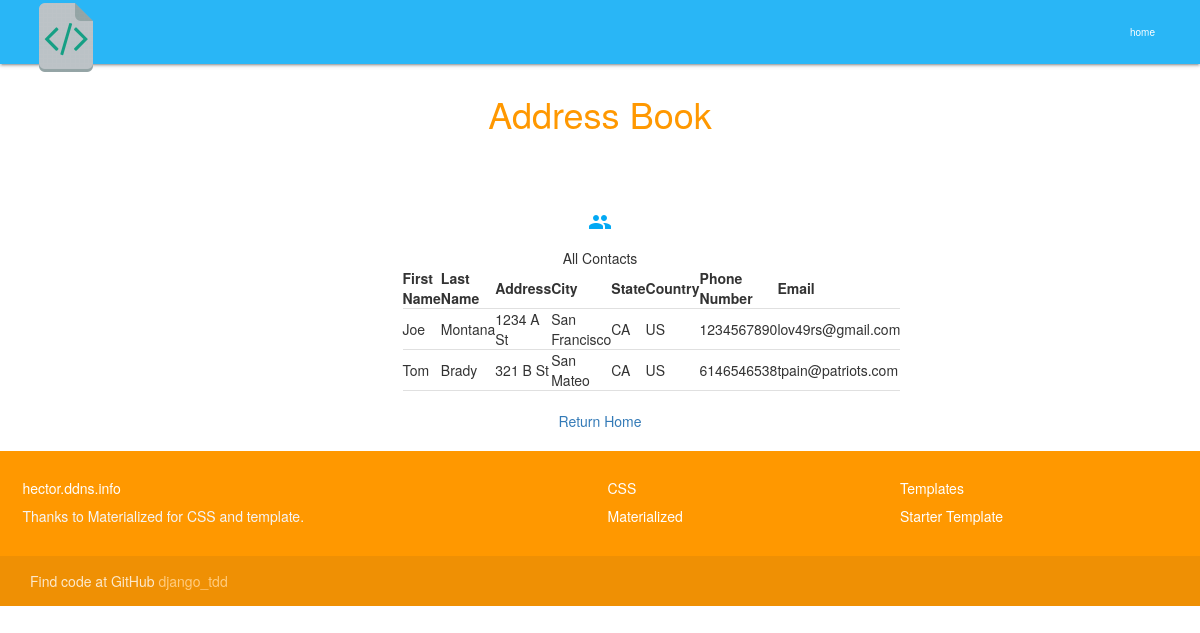
Page /all/ on the committed database.
### user_contacts/models.py (models this page shows, shortened)
class Phone(models.Model):
    person = models.ForeignKey('Person', on_delete=models.PROTECT)
    number = models.CharField(max_length=10, validators = [validate_number])

class Person(models.Model):
    first_name = models.CharField(max_length = 30, validators = [validate_string])
    last_name = models.CharField(max_length = 30, validators = [validate_string])
    email = models.EmailField(null = True, blank = True)
    address = models.TextField(null = True, blank = True)
    city = models.CharField(max_length = 15, null = True,blank = True)
    state = models.CharField(max_length = 15, null = True, blank = True, validators = [validate_string])
    country = models.CharField(max_length = 15, null = True, blank = True)

### user_contacts/views.py (the view)
# urls.py: url(r'^all/$', ViewTest.all_contacts),
    def all_contacts(request):
        contacts = Phone.objects.all()
        return render_to_response('all.html', {'contacts':contacts})

### user_contacts/templates/all.html
{% extends "layout.html" %}
{% block content %}
  {% block subheader %}
      All Contacts
  {% endblock %}
    <table border="1" cellpadding="5">
      <tr>
        <th>First Name</th>
        <th>Last Name</th>
        <th>Address</th>
        <th>City</th>
        <th>State</th>
        <th>Country</th>
        <th>Phone Number</th>
        <th>Email</th>
      </tr>
      {% for contact in contacts %}
        <tr>
          <td>{{contact.person.first_name}}</td>
          <td>{{contact.person.last_name}}</td>
          <td>{{contact.person.address}}</td>
          <td>{{contact.person.city}}</td>
          <td>{{contact.person.state}}</td>
          <td>{{contact.person.country}}</td>
          <td>{{contact.number}}</td>
          <td>{{contact.person.email}}</td>
        </tr>
      {% endfor %}
    </table>
    <br>
    <a href="/">Return Home</a>
  {% endblock %}

### rows in the picture
Phone: person.first_name "Joe", person.last_name "Montana", person.address "1234 A St", person.city "San Francisco", person.state "CA", person.country "US", number "1234567890", person.email "lov49rs@gmail.com"
Phone: person.first_name "Tom", person.last_name "Brady", person.address "321 B St", person.city "San Mateo", person.state "CA", person.country "US", number "6146546538", person.email "tpain@patriots.com"
